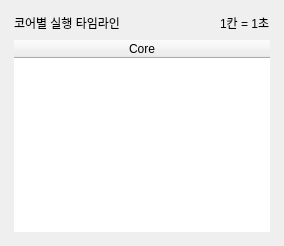
           <widget class="QFrame" name="gantt_card">
            <property name="role" stdset="0">
             <string>card</string>
            </property>
            <property name="frameShape">
             <enum>QFrame::NoFrame</enum>
            </property>
            <layout class="QVBoxLayout" name="gantt_layout">
             <property name="leftMargin">
              <number>14</number>
             </property>
             <property name="topMargin">
              <number>14</number>
             </property>
             <property name="rightMargin">
              <number>14</number>
             </property>
             <property name="bottomMargin">
              <number>14</number>
             </property>
             <property name="spacing">
              <number>8</number>
             </property>
             <item>
              <layout class="QHBoxLayout" name="gantt_header">
               <property name="leftMargin">
                <number>0</number>
               </property>
               <property name="topMargin">
                <number>0</number>
               </property>
               <property name="rightMargin">
                <number>0</number>
               </property>
               <property name="bottomMargin">
                <number>0</number>
               </property>
               <property name="spacing">
                <number>10</number>
               </property>
               <item>
                <widget class="QLabel" name="lb_gantt">
                 <property name="role" stdset="0">
                  <string>section_title</string>
                 </property>
                 <property name="text">
                  <string>코어별 실행 타임라인</string>
                 </property>
                </widget>
               </item>
               <item>
                <spacer name="gantt_header_spacer">
                 <property name="orientation">
                  <enum>Qt::Horizontal</enum>
                 </property>
                 <property name="sizeType">
                  <enum>QSizePolicy::Expanding</enum>
                 </property>
                 <property name="sizeHint" stdset="0">
                  <size>
                   <width>10</width>
                   <height>0</height>
                  </size>
                 </property>
                </spacer>
               </item>
               <item>
                <widget class="QLabel" name="lb_gantt_hint">
                 <property name="role" stdset="0">
                  <string>muted</string>
                 </property>
                 <property name="text">
                  <string>1칸 = 1초</string>
                 </property>
                </widget>
               </item>
              </layout>
             </item>
             <item>
              <widget class="QTableWidget" name="tw_gantt">
               <property name="sizePolicy">
                <sizepolicy hsizetype="Expanding" vsizetype="Expanding">
                 <horstretch>0</horstretch>
                 <verstretch>0</verstretch>
                </sizepolicy>
               </property>
               <property name="frameShape">
                <enum>QFrame::NoFrame</enum>
               </property>
               <property name="showGrid">
                <bool>false</bool>
               </property>
               <property name="alternatingRowColors">
                <bool>true</bool>
               </property>
               <property name="wordWrap">
                <bool>false</bool>
               </property>
               <property name="selectionBehavior">
                <enum>QAbstractItemView::SelectRows</enum>
               </property>
               <property name="selectionMode">
                <enum>QAbstractItemView::ExtendedSelection</enum>
               </property>
               <property name="sortingEnabled">
                <bool>false</bool>
               </property>
               <property name="rowCount">
                <number>0</number>
               </property>
               <property name="columnCount">
                <number>1</number>
               </property>
               <attribute name="horizontalHeaderStretchLastSection">
                <bool>true</bool>
               </attribute>
               <attribute name="verticalHeaderVisible">
                <bool>false</bool>
               </attribute>
               <column>
                <property name="text">
                 <string>Core</string>
                </property>
               </column>
              </widget>
             </item>
            </layout>
           </widget>
